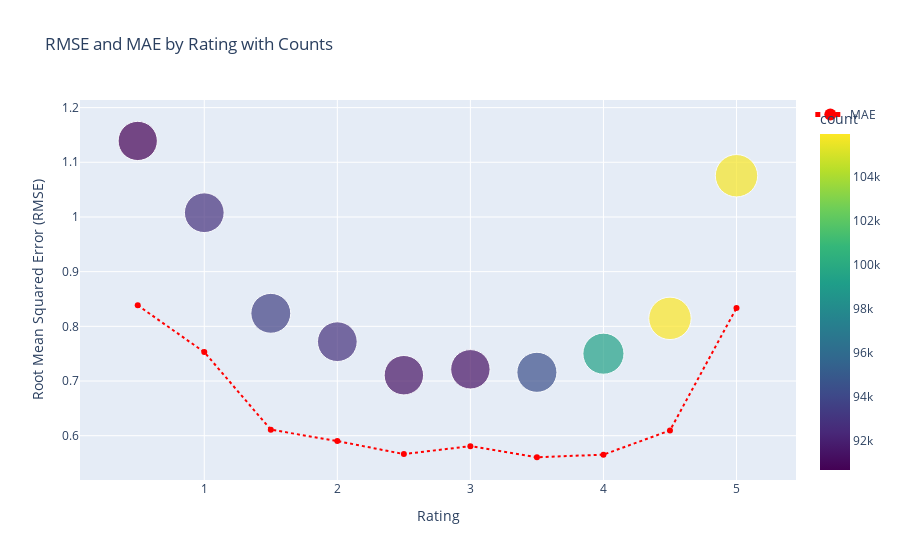

This figure's notebook cell:
### Code cell
from backend.recommendation.utils import plot_error_distribution_with_counts

plot_error_distribution_with_counts(df=test_results)

### Figure 1 — Plotly figure (JSON) as saved in the notebook; plotly's stock layout.template omitted (floating-point values rounded to 4 significant figures)
{"data": [{"customdata": [[0.8384, 90660.0], [0.7529, 92840.0], [0.6111, 93590.0], [0.5902, 92840.0], [0.5664, 91430.0], [0.5809, 91400.0], [0.5606, 94410.0], [0.5654, 99370.0], [0.6096, 105900.0], [0.8336, 105800.0]], "hovertemplate": "Rating=%{x}<br>Root Mean Squared Error (RMSE)=%{y}<br>count=%{marker.color}<br>MAE=%{customdata[0]}<extra></extra>", "legendgroup": "", "marker": {"color": [90665, 92837, 93591, 92836, 91431, 91399, 94409, 99366, 105938, 105798], "coloraxis": "coloraxis", "opacity": 0.7, "size": [90665, 92837, 93591, 92836, 91431, 91399, 94409, 99366, 105938, 105798], "sizemode": "area", "sizeref": 117.7, "symbol": "circle"}, "mode": "markers", "name": "", "orientation": "v", "showlegend": false, "type": "scatter", "x": [0.5, 1.0, 1.5, 2.0, 2.5, 3.0, 3.5, 4.0, 4.5, 5.0], "xaxis": "x", "y": [1.139, 1.008, 0.8238, 0.7719, 0.7106, 0.7214, 0.7159, 0.75, 0.8146, 1.075], "yaxis": "y"}, {"line": {"color": "red", "dash": "dot"}, "mode": "lines+markers", "name": "MAE", "type": "scatter", "x": [0.5, 1.0, 1.5, 2.0, 2.5, 3.0, 3.5, 4.0, 4.5, 5.0], "y": [0.8384, 0.7529, 0.6111, 0.5902, 0.5664, 0.5809, 0.5606, 0.5654, 0.6096, 0.8336]}], "layout": {"coloraxis": {"colorbar": {"title": {"text": "count"}}, "colorscale": [[0, "#440154"], [0.1111, "#482878"], [0.2222, "#3e4989"], [0.3333, "#31688e"], [0.4444, "#26828e"], [0.5556, "#1f9e89"], [0.6667, "#35b779"], [0.7778, "#6ece58"], [0.8889, "#b5de2b"], [1, "#fde725"]]}, "legend": {"itemsizing": "constant", "tracegroupgap": 0}, "title": {"text": "RMSE and MAE by Rating with Counts"}, "xaxis": {"anchor": "y", "domain": [0, 1], "title": {"text": "Rating"}}, "yaxis": {"anchor": "x", "domain": [0, 1], "title": {"text": "Root Mean Squared Error (RMSE)"}}}}
